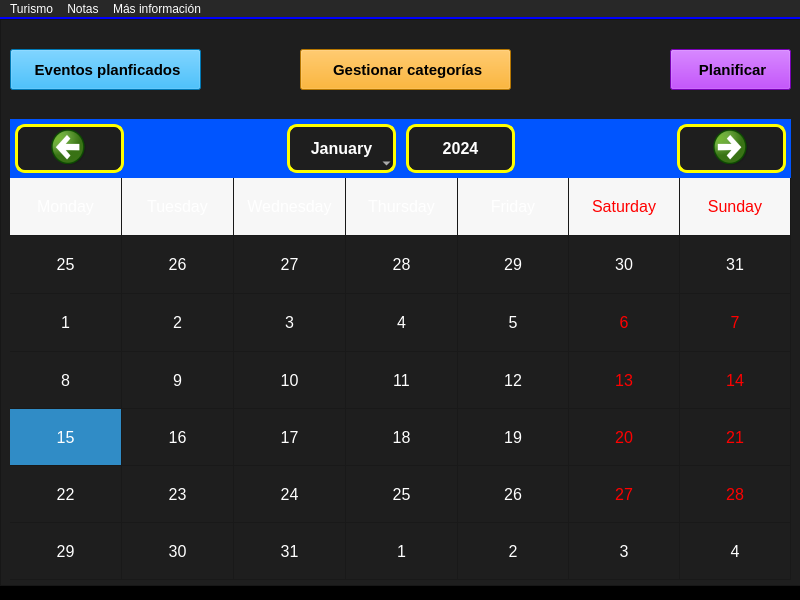
<?xml version="1.0" encoding="UTF-8"?>
<ui version="4.0">
 <class>main</class>
 <widget class="QMainWindow" name="main">
  <property name="windowModality">
   <enum>Qt::WindowModality::WindowModal</enum>
  </property>
  <property name="geometry">
   <rect>
    <x>0</x>
    <y>0</y>
    <width>800</width>
    <height>600</height>
   </rect>
  </property>
  <property name="sizePolicy">
   <sizepolicy hsizetype="Expanding" vsizetype="Expanding">
    <horstretch>0</horstretch>
    <verstretch>0</verstretch>
   </sizepolicy>
  </property>
  <property name="maximumSize">
   <size>
    <width>800</width>
    <height>600</height>
   </size>
  </property>
  <property name="focusPolicy">
   <enum>Qt::FocusPolicy::NoFocus</enum>
  </property>
  <property name="contextMenuPolicy">
   <enum>Qt::ContextMenuPolicy::DefaultContextMenu</enum>
  </property>
  <property name="windowTitle">
   <string>Principal</string>
  </property>
  <property name="windowIcon">
   <iconset>
    <normaloff>../recursos/iconos/ic_main.png</normaloff>../recursos/iconos/ic_main.png</iconset>
  </property>
  <property name="styleSheet">
   <string notr="true">color: rgb(255, 255, 255);
background-color: rgb(0, 0, 0);</string>
  </property>
  <property name="toolButtonStyle">
   <enum>Qt::ToolButtonStyle::ToolButtonIconOnly</enum>
  </property>
  <widget class="QWidget" name="centralwidget">
   <widget class="QFrame" name="frame">
    <property name="geometry">
     <rect>
      <x>0</x>
      <y>0</y>
      <width>801</width>
      <height>567</height>
     </rect>
    </property>
    <property name="layoutDirection">
     <enum>Qt::LayoutDirection::LeftToRight</enum>
    </property>
    <property name="styleSheet">
     <string notr="true">color: rgb(255, 255, 255);
background-color: rgb(30, 30, 30);</string>
    </property>
    <property name="frameShape">
     <enum>QFrame::Shape::StyledPanel</enum>
    </property>
    <property name="frameShadow">
     <enum>QFrame::Shadow::Raised</enum>
    </property>
    <widget class="QPushButton" name="planificarTarea">
     <property name="geometry">
      <rect>
       <x>670</x>
       <y>30</y>
       <width>121</width>
       <height>41</height>
      </rect>
     </property>
     <property name="font">
      <font>
       <pointsize>11</pointsize>
       <bold>true</bold>
      </font>
     </property>
     <property name="styleSheet">
      <string notr="true">background-color: rgb(170, 0, 255);
color: rgb(0, 0, 0);</string>
     </property>
     <property name="text">
      <string> Planificar</string>
     </property>
     <property name="icon">
      <iconset>
       <normaloff>../recursos/iconos/ic_planificar.png</normaloff>../recursos/iconos/ic_planificar.png</iconset>
     </property>
     <property name="iconSize">
      <size>
       <width>32</width>
       <height>24</height>
      </size>
     </property>
    </widget>
    <widget class="QCalendarWidget" name="calendarioEventos">
     <property name="geometry">
      <rect>
       <x>10</x>
       <y>100</y>
       <width>781</width>
       <height>461</height>
      </rect>
     </property>
     <property name="font">
      <font>
       <pointsize>12</pointsize>
      </font>
     </property>
     <property name="styleSheet">
      <string notr="true">/* Cambiar el color de fondo del widget */
QCalendarWidget {
    background-color: lightblue;
}

/* Estilizar el encabezado del mes/año */
QCalendarWidget QWidget#qt_calendar_navigationbar {
    background-color: rgb(0, 85, 255);
    color: white;
}

/* Estilizar los botones de navegación */
QCalendarWidget QToolButton {
    background-color: rgb(30, 30, 30);
    color: white;
    border: 3px solid rgb(255, 255, 0);
	border-radius: 10px;
    width:100px;
    height:40px;
	margin:5px;
	icon-size: 40px 40px;
	
	font: 700 14pt &quot;Segoe UI&quot;;
}

/* Estilizar el día actual */
QCalendarWidget QDateText[current=&quot;true&quot;] {
    background-color: yellow;
    font-weight: bold;
}

/* Estilizar los fines de semana */
QCalendarWidget QDateText[weekend=&quot;true&quot;] {
    color: red;
}

/* Estilizar la celda seleccionada */
QCalendarWidget QAbstractItemView:focus {
    outline: none; /* Eliminar el borde de foco predeterminado */
}

QCalendarWidget QAbstractItemView::item:selected {
    background-color: blue;
    color: white;
}

/* Añadir un borde a las celdas de los días (esto es más complejo y puede no funcionar perfectamente en todos los estilos base) */
QCalendarWidget QAbstractItemView::item {
    border: 3px solid rgb(111, 111, 111);
} </string>
     </property>
     <property name="firstDayOfWeek">
      <enum>Qt::DayOfWeek::Monday</enum>
     </property>
     <property name="gridVisible">
      <bool>true</bool>
     </property>
     <property name="selectionMode">
      <enum>QCalendarWidget::SelectionMode::SingleSelection</enum>
     </property>
     <property name="horizontalHeaderFormat">
      <enum>QCalendarWidget::HorizontalHeaderFormat::LongDayNames</enum>
     </property>
     <property name="verticalHeaderFormat">
      <enum>QCalendarWidget::VerticalHeaderFormat::NoVerticalHeader</enum>
     </property>
     <property name="navigationBarVisible">
      <bool>true</bool>
     </property>
     <property name="dateEditEnabled">
      <bool>true</bool>
     </property>
    </widget>
    <widget class="QPushButton" name="verEventos">
     <property name="geometry">
      <rect>
       <x>10</x>
       <y>30</y>
       <width>191</width>
       <height>41</height>
      </rect>
     </property>
     <property name="font">
      <font>
       <pointsize>11</pointsize>
       <bold>true</bold>
      </font>
     </property>
     <property name="styleSheet">
      <string notr="true">color: rgb(0, 0, 0);
background-color: rgb(0, 170, 255);</string>
     </property>
     <property name="text">
      <string> Eventos planficados</string>
     </property>
     <property name="icon">
      <iconset>
       <normaloff>../recursos/iconos/eventos.png</normaloff>../recursos/iconos/eventos.png</iconset>
     </property>
     <property name="iconSize">
      <size>
       <width>32</width>
       <height>24</height>
      </size>
     </property>
    </widget>
    <widget class="QPushButton" name="priorizarCategorias">
     <property name="geometry">
      <rect>
       <x>300</x>
       <y>30</y>
       <width>211</width>
       <height>41</height>
      </rect>
     </property>
     <property name="font">
      <font>
       <pointsize>11</pointsize>
       <bold>true</bold>
      </font>
     </property>
     <property name="styleSheet">
      <string notr="true">background-color: orange;
color: rgb(0, 0, 0);</string>
     </property>
     <property name="text">
      <string> Gestionar categorías</string>
     </property>
     <property name="icon">
      <iconset>
       <normaloff>../recursos/iconos/ic_ordenarCategorias.png</normaloff>../recursos/iconos/ic_ordenarCategorias.png</iconset>
     </property>
     <property name="iconSize">
      <size>
       <width>32</width>
       <height>32</height>
      </size>
     </property>
    </widget>
   </widget>
  </widget>
  <widget class="QMenuBar" name="menubar">
   <property name="geometry">
    <rect>
     <x>0</x>
     <y>0</y>
     <width>800</width>
     <height>33</height>
    </rect>
   </property>
   <property name="font">
    <font>
     <pointsize>9</pointsize>
    </font>
   </property>
   <property name="styleSheet">
    <string notr="true">color: rgb(255, 255, 255);
background-color: rgb(40, 40, 40);
border-bottom:2px solid blue;</string>
   </property>
   <property name="defaultUp">
    <bool>false</bool>
   </property>
   <property name="nativeMenuBar">
    <bool>true</bool>
   </property>
   <widget class="QMenu" name="menuSitios">
    <property name="geometry">
     <rect>
      <x>267</x>
      <y>147</y>
      <width>153</width>
      <height>100</height>
     </rect>
    </property>
    <property name="font">
     <font>
      <pointsize>10</pointsize>
     </font>
    </property>
    <property name="tearOffEnabled">
     <bool>false</bool>
    </property>
    <property name="title">
     <string>Turismo</string>
    </property>
    <property name="separatorsCollapsible">
     <bool>false</bool>
    </property>
    <property name="toolTipsVisible">
     <bool>false</bool>
    </property>
    <addaction name="actionSitios"/>
    <addaction name="actionActualidad"/>
   </widget>
   <widget class="QMenu" name="menuNotas">
    <property name="font">
     <font>
      <pointsize>10</pointsize>
     </font>
    </property>
    <property name="title">
     <string>Notas</string>
    </property>
    <addaction name="actionCrear"/>
    <addaction name="actionAbrir"/>
   </widget>
   <widget class="QMenu" name="menuM_s_informaci_n">
    <property name="font">
     <font>
      <pointsize>10</pointsize>
     </font>
    </property>
    <property name="title">
     <string>Más información</string>
    </property>
    <addaction name="separator"/>
    <addaction name="actionCreditos"/>
    <addaction name="actionAyuda"/>
   </widget>
   <addaction name="menuSitios"/>
   <addaction name="menuNotas"/>
   <addaction name="menuM_s_informaci_n"/>
  </widget>
  <action name="actionSitios">
   <property name="icon">
    <iconset>
     <normaloff>../recursos/iconos/ic_Sitios.png</normaloff>../recursos/iconos/ic_Sitios.png</iconset>
   </property>
   <property name="text">
    <string>Sitios</string>
   </property>
   <property name="toolTip">
    <string>Ver sitios</string>
   </property>
   <property name="font">
    <font>
     <pointsize>10</pointsize>
    </font>
   </property>
   <property name="iconVisibleInMenu">
    <bool>true</bool>
   </property>
  </action>
  <action name="actionCrear">
   <property name="icon">
    <iconset>
     <normaloff>../recursos/iconos/crearNota.png</normaloff>../recursos/iconos/crearNota.png</iconset>
   </property>
   <property name="text">
    <string>Crear</string>
   </property>
   <property name="font">
    <font/>
   </property>
  </action>
  <action name="actionAbrir">
   <property name="icon">
    <iconset>
     <normaloff>../recursos/iconos/abrir-documento.png</normaloff>../recursos/iconos/abrir-documento.png</iconset>
   </property>
   <property name="text">
    <string>Abrir</string>
   </property>
   <property name="font">
    <font/>
   </property>
  </action>
  <action name="actionCreditos">
   <property name="icon">
    <iconset>
     <normaloff>../recursos/iconos/informacion.png</normaloff>../recursos/iconos/informacion.png</iconset>
   </property>
   <property name="text">
    <string>Créditos</string>
   </property>
   <property name="font">
    <font/>
   </property>
  </action>
  <action name="actionAyuda">
   <property name="icon">
    <iconset>
     <normaloff>../recursos/iconos/ayuda.png</normaloff>../recursos/iconos/ayuda.png</iconset>
   </property>
   <property name="text">
    <string>Ayuda</string>
   </property>
   <property name="font">
    <font/>
   </property>
  </action>
  <action name="actionActualidad">
   <property name="icon">
    <iconset>
     <normaloff>../recursos/iconos/UbiClima.png</normaloff>../recursos/iconos/UbiClima.png</iconset>
   </property>
   <property name="text">
    <string>Actualidad</string>
   </property>
  </action>
 </widget>
 <resources/>
 <connections/>
</ui>
